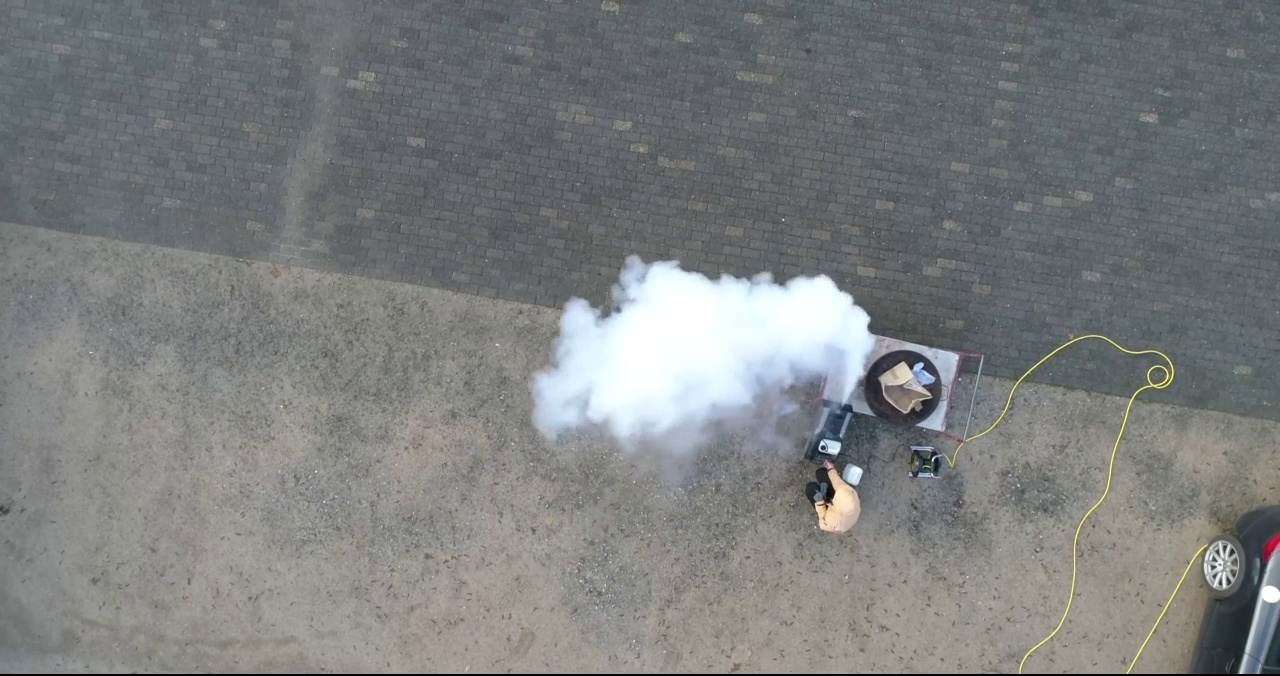
#> input picture inputs/DJI_0843_frame00064.jpg, 1280 x 676 px
$ python -i detection.py   (imports and definitions only)   (older library calls are emulated)
#> lines starting #> are read from the running program, lines starting #| are printed output that depends on the picture; after the words box and inside, x2 and y2 are one past the last pixel; in counts of white or black regions, pixels touching at a corner belong together
#> further down, picture is the input picture: shape (676, 1280, 3); mean B, G, R 125.9, 126.1, 123.6
import numpy as np
from numpy import array
import cv2 as cv
import imutils
import pickle
import math
import mahotas as mt
import matplotlib.pyplot as plt  # remove later
from typing import List, Set, Dict, Tuple, Optional, Any
# [1 line not run here, left out]

kernel = cv.getStructuringElement(cv.MORPH_ELLIPSE, (7, 7))

# load the model from disk
filename = '../outputs/finalized_model.sav'
# [1 line not run here, left out]


# extracts contours of the grey pixels
def get_grey_contours(bgr, type):
#> called with type = 'full'
    mask_white = np.ones(bgr.shape[:2], dtype="uint8")
    value = bgr.max(axis=2)
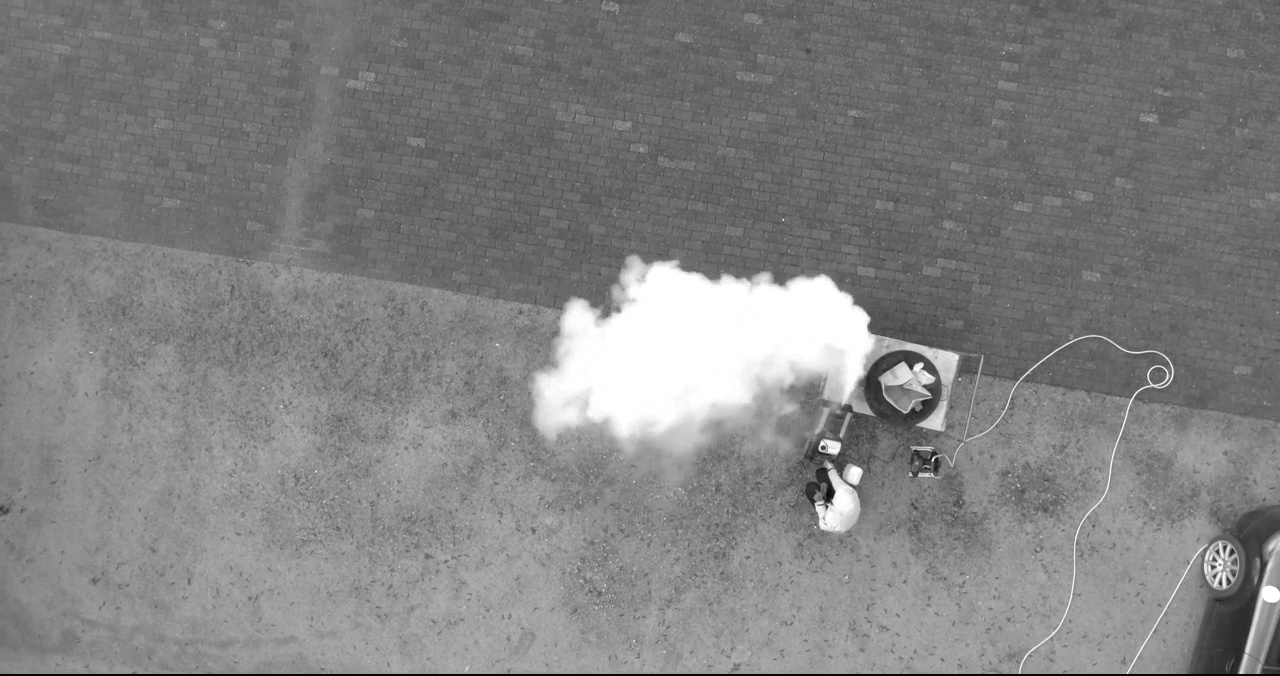
#> value: shape (676, 1280); min 0, max 255, mean 129.7
    dif = value-bgr.min(axis=2)
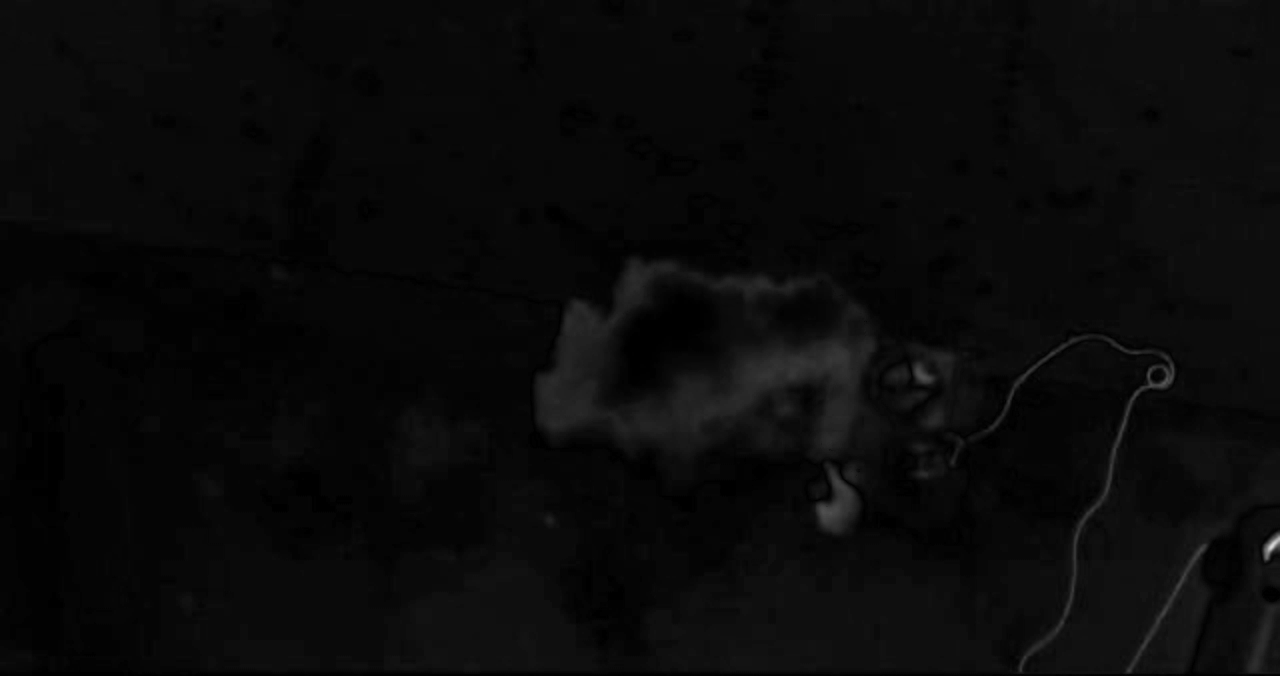
#> dif: shape (676, 1280); min 0, max 215, mean 9.7
    saturation = np.nan_to_num(dif/value)
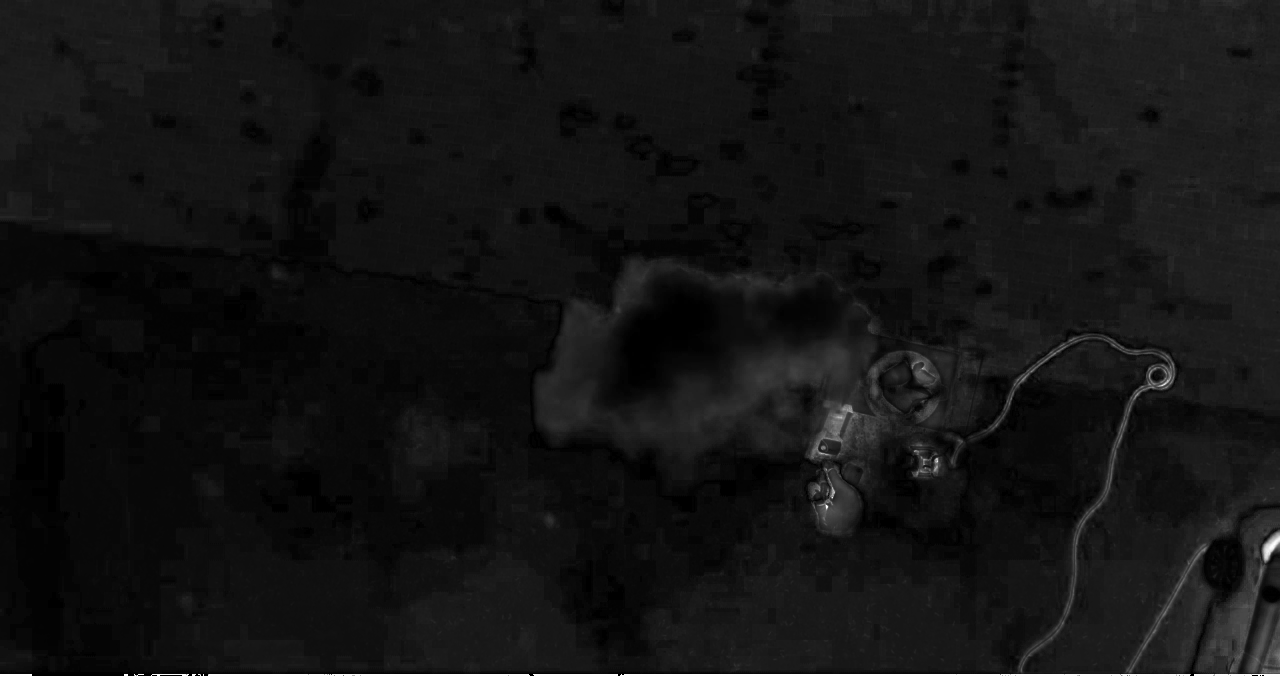
#> saturation: shape (676, 1280) float64; min 0, max 1, mean 0.0779
    mask_white[:, :] = ((value > 200) & (saturation < 0.20))*255
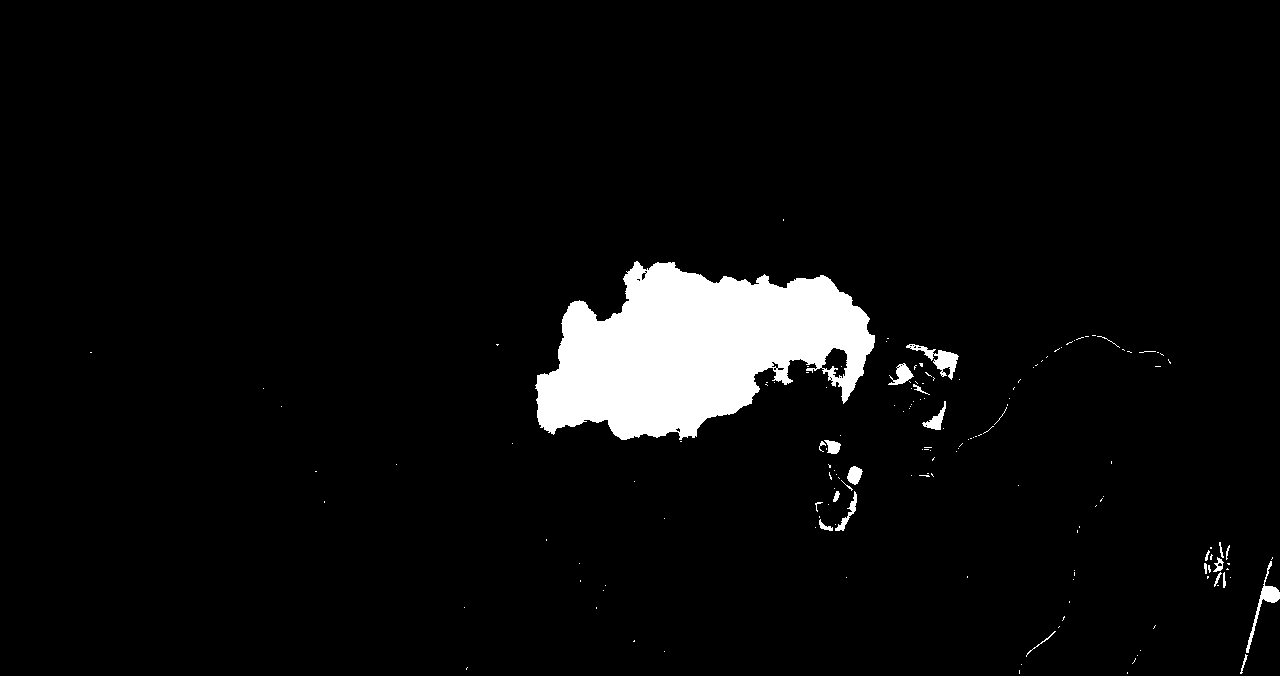
#> mask_white: shape (676, 1280); 4.8% white; 157 white regions (134 under 20 px), largest, box (x1, y1, x2, y2) and area: (535, 261, 875, 440) 38388, (906, 344, 959, 380) 584, (1246, 561, 1280, 653) 487
    # cv.imwrite("outputs/" + type + "01_saturationPlusValue.jpg ", mask_white)
    opening = cv.morphologyEx(mask_white, cv.MORPH_OPEN, kernel)
#> opening: shape (676, 1280); 4.5% white; 8 white regions, largest, box (x1, y1, x2, y2) and area: (536, 262, 875, 440) 37913, (935, 350, 958, 370) 327, (1261, 586, 1280, 603) 260
    # cv.imwrite("outputs/" + type + "02_opening.jpg ", opening)  # visualiz
    closing = cv.morphologyEx(opening, cv.MORPH_CLOSE, kernel)
#> closing: shape (676, 1280); 4.6% white; 7 white regions
    # cv.imwrite("outputs/" + type + "03_closing.jpg ", closing)  # visualiz
    result_white = cv.bitwise_and(bgr, bgr, mask=closing)
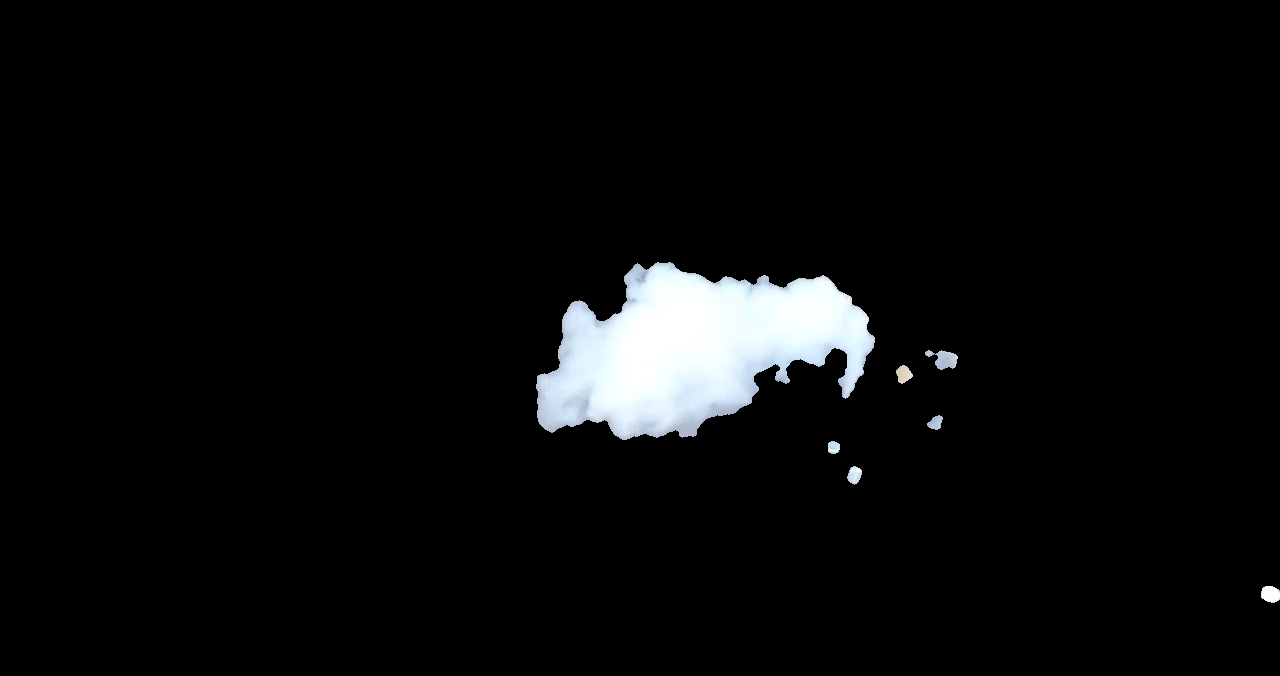
#> result_white: shape (676, 1280, 3); mean B, G, R 11.3, 10.9, 10.3
    # cv.imwrite("outputs/" + type + "04_result_white.jpg", result_white)
    contours = cv.findContours(
        closing.copy(), cv.RETR_EXTERNAL, cv.CHAIN_APPROX_SIMPLE)
#> contours = 7 contours; box (x1, y1, x2, y2) and area: (536, 262, 875, 440) 37559, (925, 350, 958, 370) 333, (1261, 586, 1280, 603) 238, (896, 365, 913, 384) 190, (847, 466, 862, 485) 176, (927, 415, 943, 430) 136, (828, 441, 840, 454) 112
    contours = imutils.grab_contours(contours)

    return contours


# entering point to color segmentation and contour extraction in some
# cases; returns contours in 2 formats.
def color_segmentation(bgr):
    contours = get_grey_contours(bgr, "full")
    print("Found {} possible smoke clouds in the original image".format(
        len(contours)))
#| Found 7 possible smoke clouds in the original image
    # for latter search for intersections
    better_format = []
    for c in contours:
        single_pair = []
        for point in c:
            single_pair.append((point[0, 0], point[0, 1]))

        better_format.append(single_pair)
#> this loop made 7 passes
#> after the loop, better_format = 7 items

    return contours, better_format


# determine if a point is inside a given polygon or not
# polygongon is a list of (x,y) pairs.
# [257 lines left out: functions point_inside_polygon, check_overlap, extract_features, get_extremes, resize_contours, detect_smoke and 6 more, not called in this run]

>>> import cv2
>>> picture = cv2.imread('../inputs/DJI_0843_frame00064.jpg')
>>> result = color_segmentation(picture)
